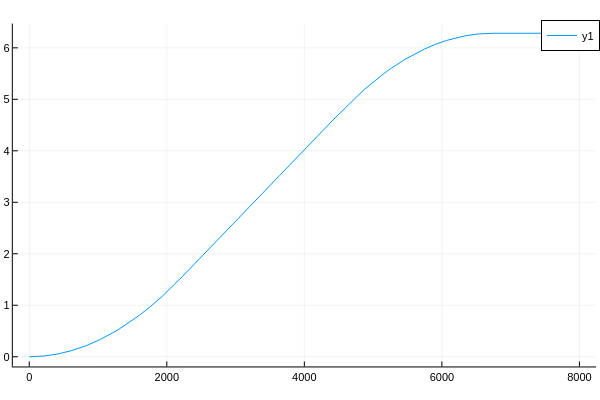

This figure's notebook cell:
### Code cell
plot(θhist) #true anomaly

### Figure 1 — Plotly figure (JSON) as saved in the notebook; plotly's stock layout.template omitted (floating-point values rounded to 4 significant figures; data arrays with more than 128 entries replaced by an {"elided": "..."} marker saying what was removed)
{"data": [{"colorbar": {"len": 0.9525, "title": "", "x": 0.9934, "y": 0.5139}, "legendgroup": "y1", "line": {"color": "rgba(0, 154, 250, 1.000)", "dash": "solid", "shape": "linear", "width": 1}, "mode": "lines", "name": "y1", "showlegend": true, "type": "scatter", "x": {"elided": "8002 int values"}, "xaxis": "x", "y": {"elided": "8002 float values"}, "yaxis": "y", "zmax": null, "zmin": null}], "layout": {"annotations": [], "height": 400, "legend": {"bgcolor": "rgba(255, 255, 255, 1.000)", "bordercolor": "rgba(0, 0, 0, 1.000)", "borderwidth": 1, "font": {"color": "rgba(0, 0, 0, 1.000)", "family": "sans-serif", "size": 11}, "title": {"font": {"color": "rgba(0, 0, 0, 1.000)", "family": "sans-serif", "size": 15}, "text": ""}, "tracegroupgap": 0, "traceorder": "normal", "x": 1, "xanchor": "auto", "y": 1, "yanchor": "auto"}, "margin": {"b": 20, "l": 0, "r": 0, "t": 20}, "paper_bgcolor": "rgba(255, 255, 255, 1.000)", "plot_bgcolor": "rgba(255, 255, 255, 1.000)", "showlegend": true, "width": 600, "xaxis": {"anchor": "y", "domain": [0.02138, 0.9934], "gridcolor": "rgba(0, 0, 0, 0.100)", "gridwidth": 0.5, "linecolor": "rgba(0, 0, 0, 1.000)", "mirror": false, "range": [-239.0, 8242.0], "showgrid": true, "showline": true, "showticklabels": true, "tickangle": 0, "tickcolor": "rgb(0, 0, 0)", "tickfont": {"color": "rgba(0, 0, 0, 1.000)", "family": "sans-serif", "size": 11}, "tickmode": "array", "ticks": "inside", "ticktext": ["0", "2000", "4000", "6000", "8000"], "tickvals": [0, 2000, 4000, 6000, 8000], "title": "", "titlefont": {"color": "rgba(0, 0, 0, 1.000)", "family": "sans-serif", "size": 15}, "type": "-", "visible": true, "zeroline": false, "zerolinecolor": "rgba(0, 0, 0, 1.000)"}, "yaxis": {"anchor": "x", "domain": [0.03762, 0.9902], "gridcolor": "rgba(0, 0, 0, 0.100)", "gridwidth": 0.5, "linecolor": "rgba(0, 0, 0, 1.000)", "mirror": false, "range": [-0.1885, 6.472], "showgrid": true, "showline": true, "showticklabels": true, "tickangle": 0, "tickcolor": "rgb(0, 0, 0)", "tickfont": {"color": "rgba(0, 0, 0, 1.000)", "family": "sans-serif", "size": 11}, "tickmode": "array", "ticks": "inside", "ticktext": ["0", "1", "2", "3", "4", "5", "6"], "tickvals": [0, 1, 2, 3, 4, 5, 6], "title": "", "titlefont": {"color": "rgba(0, 0, 0, 1.000)", "family": "sans-serif", "size": 15}, "type": "-", "visible": true, "zeroline": false, "zerolinecolor": "rgba(0, 0, 0, 1.000)"}}}
